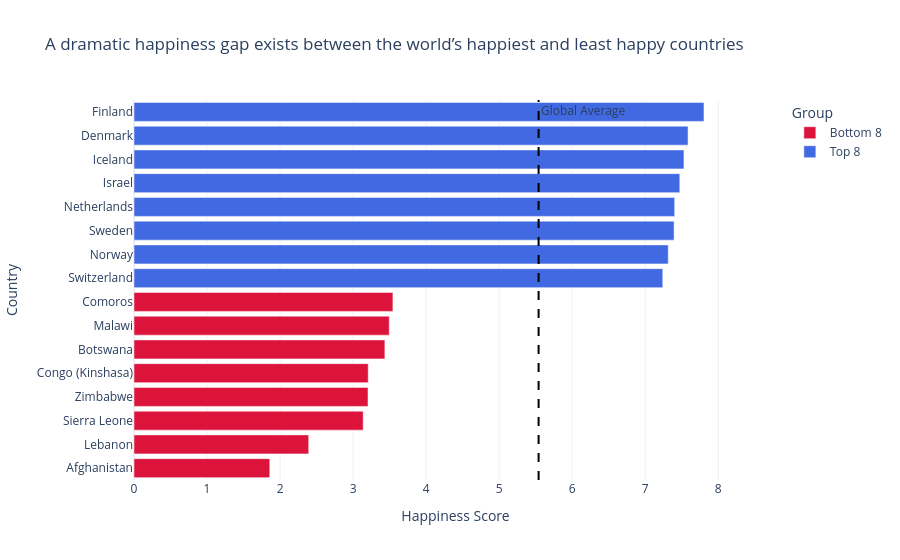

Here is the notebook cell this chart was saved with:
### Code cell
# Task 2

import plotly.express as px
import pandas as pd

# Top 8 happiest countries
top8 = df.nlargest(8, 'Happiness_Score').copy()
top8['Group'] = 'Top 8'

# Bottom 8 least happy countries
bottom8 = df.nsmallest(8, 'Happiness_Score').copy()
bottom8['Group'] = 'Bottom 8'

# Combine datasets
combined = pd.concat([bottom8, top8])

#cleaner chart
combined = combined.sort_values('Happiness_Score')

# Global average
global_avg = df['Happiness_Score'].mean()

# Create chart
fig = px.bar(
    combined,
    x='Happiness_Score',
    y='Country',
    orientation='h',
    color='Group',
    color_discrete_map={
        'Top 8': 'royalblue',
        'Bottom 8': 'crimson'
    },
    title='A dramatic happiness gap exists between the world’s happiest and least happy countries'
)

# Add global average line
fig.add_vline(
    x=global_avg,
    line_dash="dash",
    line_color="black",
    annotation_text="Global Average"
)

# Layout improvements
fig.update_layout(
    template='plotly_white',
    xaxis_title='Happiness Score',
    yaxis_title='Country'
)

# Zero baseline
fig.update_xaxes(range=[0, combined['Happiness_Score'].max() + 1])

fig.show()

### Figure 1 — Plotly figure (JSON) as saved in the notebook; plotly's stock layout.template omitted (floating-point values rounded to 4 significant figures)
{"data": [{"hovertemplate": "Group=Bottom 8<br>Happiness_Score=%{x}<br>Country=%{y}<extra></extra>", "legendgroup": "Bottom 8", "marker": {"color": "crimson", "pattern": {"shape": ""}}, "name": "Bottom 8", "orientation": "h", "showlegend": true, "textposition": "auto", "type": "bar", "x": [1.859, 2.392, 3.138, 3.204, 3.207, 3.435, 3.495, 3.545], "xaxis": "x", "y": ["Afghanistan", "Lebanon", "Sierra Leone", "Zimbabwe", "Congo (Kinshasa)", "Botswana", "Malawi", "Comoros"], "yaxis": "y"}, {"hovertemplate": "Group=Top 8<br>Happiness_Score=%{x}<br>Country=%{y}<extra></extra>", "legendgroup": "Top 8", "marker": {"color": "royalblue", "pattern": {"shape": ""}}, "name": "Top 8", "orientation": "h", "showlegend": true, "textposition": "auto", "type": "bar", "x": [7.24, 7.315, 7.395, 7.403, 7.473, 7.53, 7.586, 7.804], "xaxis": "x", "y": ["Switzerland", "Norway", "Sweden", "Netherlands", "Israel", "Iceland", "Denmark", "Finland"], "yaxis": "y"}], "layout": {"annotations": [{"showarrow": false, "text": "Global Average", "x": 5.54, "xanchor": "left", "xref": "x", "y": 1, "yanchor": "top", "yref": "y domain"}], "barmode": "relative", "legend": {"title": {"text": "Group"}, "tracegroupgap": 0}, "shapes": [{"line": {"color": "black", "dash": "dash"}, "type": "line", "x0": 5.54, "x1": 5.54, "xref": "x", "y0": 0, "y1": 1, "yref": "y domain"}], "title": {"text": "A dramatic happiness gap exists between the world’s happiest and least happy countries"}, "xaxis": {"anchor": "y", "domain": [0, 1], "range": [0, 8.804], "title": {"text": "Happiness Score"}}, "yaxis": {"anchor": "x", "domain": [0, 1], "title": {"text": "Country"}}}}
